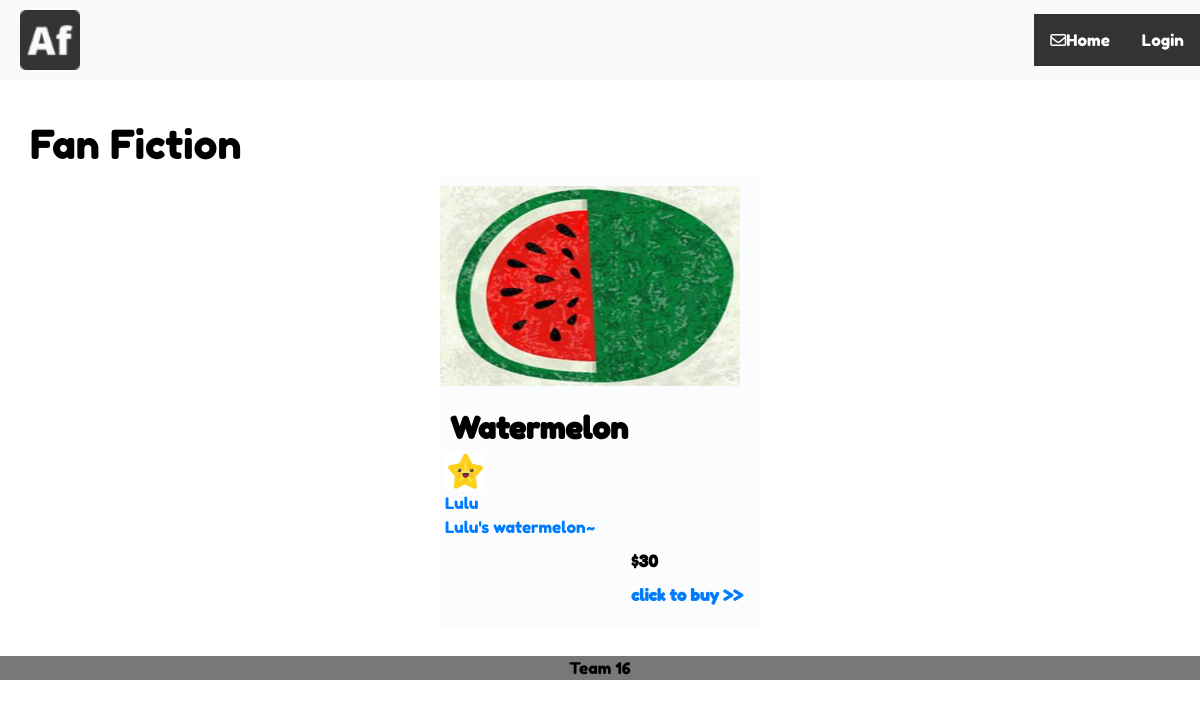
The page /fan_fiction_page on the database its author committed.
### models.py (models this page shows)
class Gig(db.Model):
    __tablename__ = "gigs"
    id = db.Column(db.Integer, primary_key=True)
    date_posted = db.Column(db.DateTime, nullable=False, default=datetime.utcnow())
    content = db.Column(db.Text, nullable=False)
    title = db.Column(db.Text, nullable = False)
    user_id = db.Column(db.Integer, db.ForeignKey('user.id'), nullable=False)
    price = db.Column(db.Integer, nullable=False)
    root_dir = '/Users/azalea/team_16-main'
    pic = db.Column(db.String(500), nullable=True, default=root_dir+"/static/pic/jin.jpg")
    module = db.Column(db.String(100), nullable=False)
    orders = db.relationship("Order", backref='gig', lazy=True)

class UserModel(db.Model):
    __tablename__ = "user"
    id = db.Column(db.Integer, primary_key=True, autoincrement=True)
    username = db.Column(db.String(200), nullable=False, unique=True)
    email = db.Column(db.String(100), nullable=False, unique=True)
    password = db.Column(db.String(200), nullable=False)
    join_time = db.Column(db.DateTime, default=datetime.now)
    avatar = db.Column(db.String(500), nullable=True, default="default_avatar.png")
    seeEmail = db.Column(db.Integer, nullable=True, unique=False, default=1)
    balance = db.Column(db.Integer, nullable=True, unique=False, default=0)
    gigs = db.relationship("Gig", backref='author', lazy=True)
    orders = db.relationship("Order", backref = 'buyer',lazy = True)

### app.py (the view)
@app.route('/fan_fiction_page')
def fan_page():
    app.logger.info("Browse fan fiction page")
    if authentication():
        gigs = Gig.query.filter_by(module="Fan Fiction")
        return render_template('FanClass.html', title="CartoonPage", auth=True, gigs=gigs)
    else:
        gigs = Gig.query.filter_by(module="Fan Fiction")
        return render_template('FanClass.html', title="CartoonPage", auth=False, gigs=gigs)

### app.py (called while the page is built)
def authentication():
    if session.get('user.id'):
        return True
    else:
        return False

### templates/FanClass.html (shortened to what this page needs)
<!DOCTYPE html>
{% extends "base.html" %}
{% block content %}
<html>
<head>
    <link rel="stylesheet" href="../static/css/main.css" />
        <link rel="stylesheet" href="../static/css/classpage.css" />
</head>
<body>
<h1 >Fan Fiction</h1>
    <div class="display">
    {% for gig in gigs %}
    <div class="display-item">
        <a href="{{ url_for('gig_page_single', gig_id = gig.id) }}" target="_blank" class="media" title="" rel="">
        <div class="display-item-img">
            <img src="../static/pic/{{ gig.pic }}" alt="">
        </div></a>
        <div class="display-item-detial">
            <div class="detial-title">
                {{ gig.title }}
            </div>
            <img src = "../static/avatar/{{ gig.author.avatar }}" width="40px" height="40px" />
            <div class="seller-name"><a
                target="_self" class="text-semi-bold"
                title=""
                href="{{ url_for('othersProfile', user_id = gig.author.id) }}"
                rel="nofollow noopener noreferrer">{{ gig.author.username }}</a>
            </div>
            <div class="detial-content">
                <a href="" target="_blank" title="I will create detailed artwork for your tshirt or merch" rel=""> {{ gig.content }}</a>
            </div>
            <div class="detial-price">
                ${{ gig.price }}
            </div>
            <div class="detial-point">
                                {% if auth %}
                <a href="{{ url_for('gig_page_single', gig_id = gig.id) }}" target="_blank" class="media" title="" rel="">                click to buy >></a>
                {% else %}
                    <a href="{{ url_for('login') }}" target="_blank" class="media" title="" rel="">                click to buy >></a>
                {% endif %}
            </div>
        </div>
    </div>
    {% endfor %}
</div>
</body>
</html>
{% endblock %}

### static/css/style.css (style rules this page uses)
:root { --mainPink: #ef7998; --mainYellow: rgb(249, 228, 148); --mainWhite: #fff; --mainBlack: #000; --yellowTrans: rgba(249, 228, 148, 0.5); --mainGrey: rgb(238, 238, 238); }
body { font-family: 'Fredoka One', cursive; background: var(--mainWhite); color: var(--mainBlack); }

### static/css/comm.css (style rules this page uses)
body { padding: 0px; margin: 0px; text-decoration: none; }

### static/css/main.css (style rules this page uses)
.display { width: 100%; display: flex; align-items: center; justify-content: center; flex-wrap: wrap; }
.display-item { width: 320px; height: 450px; background-color: rgb(250, 252, 253); margin: 0px 10px; cursor: pointer; transition: 0.3s; }
.display-item-img { display: flex; justify-content: center; }
.display-item-img img { width: 300px; height: 200px; margin: 10px auto; }
.display-item-detial { display: flex; flex-direction: column; align-items: flex-start; margin: 10px 5px; }
.detial-title { font-size: 30px; font-weight: 600; padding-left: 5px; cursor: pointer; }
.detial-price, .detial-point { font-weight: 600; margin-top: 10px; font-size: 16px; margin-left: 60%; cursor: pointer; }
.detial-price, .detial-point, .detial-title { transition: 0.3s; }

### rows shown on the page
Gig: pic (picture), title "Watermelon", author.avatar (picture), author.username "Lulu", content "Lulu's watermelon~", price "30"
